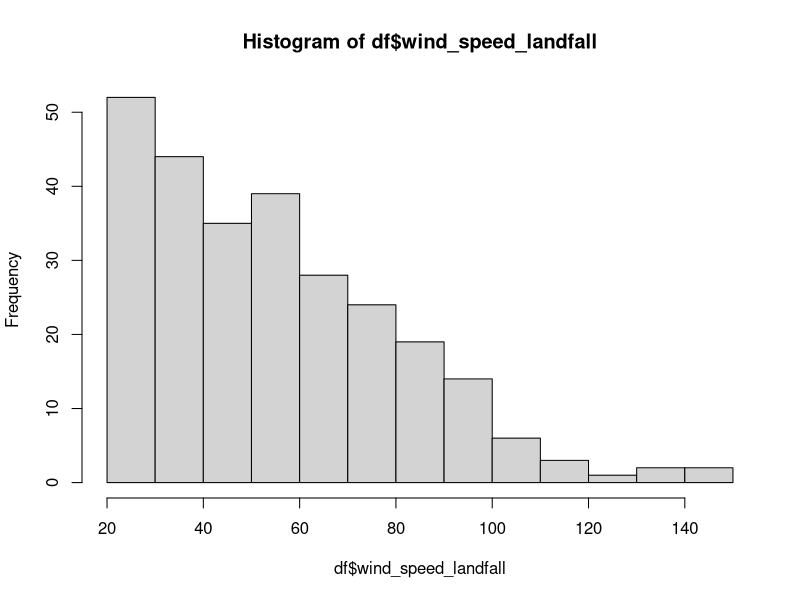
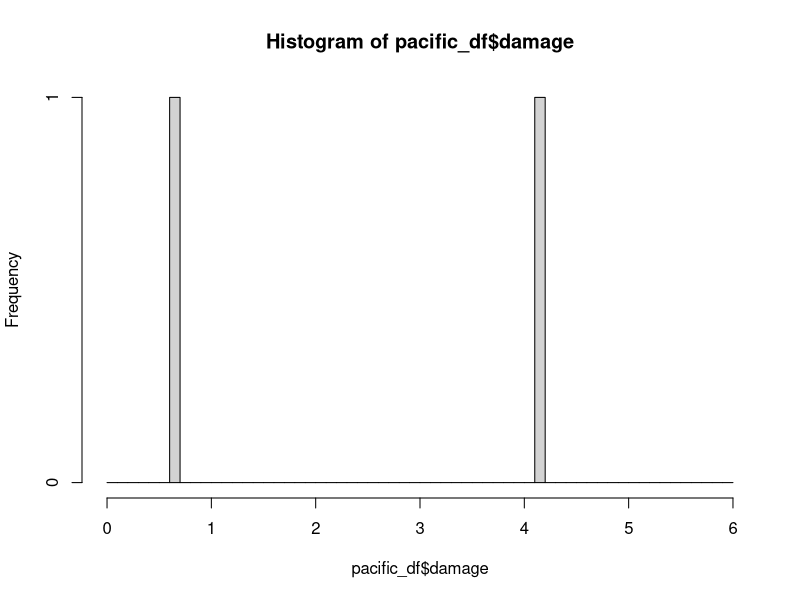
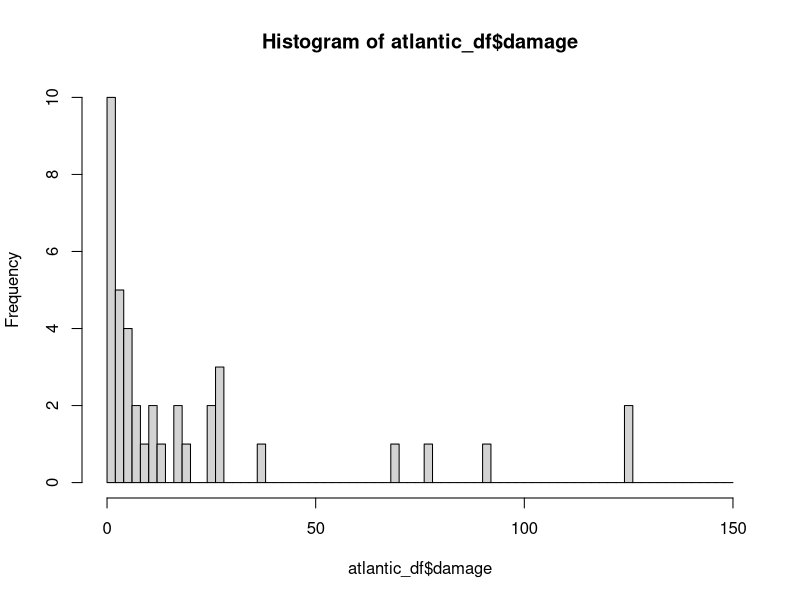
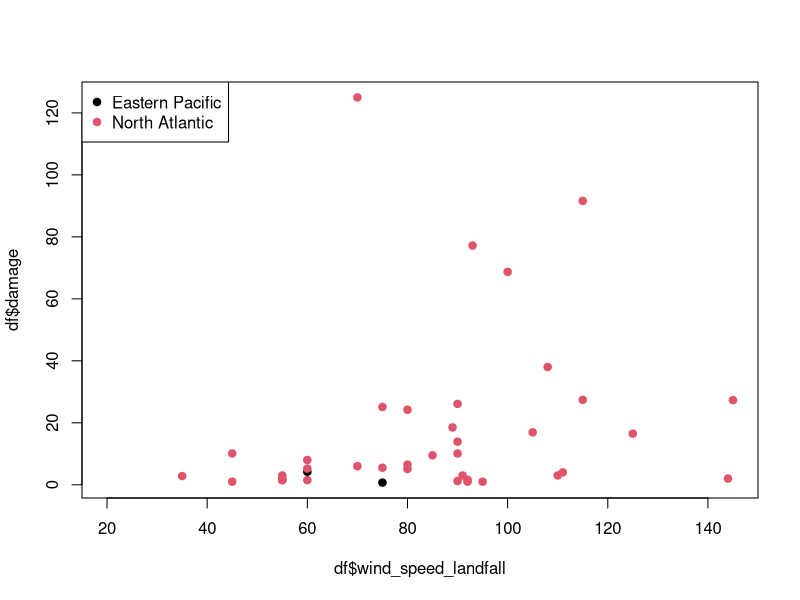

These charts were generated, in order, by the following R code: (Note: this script raises an error after producing the figures.)
## ---- chunk 1
#plot(cars)
#install.packages("dplyr")
## ---- chunk 2
library(skimr)
library(tidyverse)
#detach(package:plyr)
## ---- chunk 3
df <- read_csv("tropical_cyclones.csv")
## ---- chunk 4
head(df)
## ---- chunk 5
glimpse(df)
## ---- chunk 6
#library(plyr)
#count_per_month = count(df, 'month')
#count_per_month
## ---- chunk 7
df %>% count(month)
## ---- chunk 8
df_grouped <-  group_by(df, basin)
summary_avg_speed <- summarize(df_grouped, avg_wing_speed = mean(wind_speed_landfall))
summary_avg_speed
## ---- chunk 9
summary_sd_speed <- summarize(df_grouped, sd_wing_speed = sd(wind_speed_landfall))
summary_sd_speed
## ---- chunk 10
summary_avg_basin_hurr <- summarize(df_grouped, sum_hurricanes = sum(hurricane_landfall))
summary_avg_basin_hurr
## ---- chunk 11
avg <- mean(df$wind_speed_landfall)
std_dev <- sd(df$wind_speed_landfall)

cat('avg:', avg, 'std_dev:', std_dev)
## ---- chunk 12
hist(df$wind_speed_landfall)
## ---- chunk 13
#Base on a Normal distribution assumption
proba_34_distribution = pnorm(34, mean = avg, sd = std_dev, lower.tail = TRUE)
proba_34_distribution
## ---- chunk 14
smaller_df = df[df$wind_speed_landfall <= 34.0,]
proba_34_data = nrow(smaller_df)/nrow(df)
proba_34_data
## ---- chunk 15
avg_cost = summarize(group_by(df, basin), avg_damage = mean(damage, na.rm = TRUE), sd_damage = sd(damage, na.rm = TRUE), avg_speed = mean(wind_speed_landfall))
avg_cost
## ---- chunk 16
pacific_df = df[df$basin == 'Eastern Pacific',]
hist(pacific_df$damage,breaks = seq(0,6,0.1))
## ---- chunk 17
atlantic_df = df[df$basin == 'North Atlantic',]
hist(atlantic_df$damage, breaks = seq(0,150,2))
## ---- chunk 18
null = summarize(group_by(df, basin), missing_val = sum(is.na(damage)), number_rows = n(), ratio_missing_rows = sum(is.na(damage)/n()))
null
## ---- chunk 19
plot(df$wind_speed_landfall, df$damage,
     pch = 19,
     col = factor(df$basin))

# Legend
legend("topleft",
       legend = levels(factor(df$basin)),
       pch = 19,
       col = factor(levels(factor(df$basin))))

# plot a regression line
#abline(lm(df$damage ~ df$wind_speed_landfall ,data=atlantic_df),col='red')
#abline(lm(df$damage ~ df$wind_speed_landfall,data=pacific_df),col='black')
## ---- chunk 20
#install.packages("car")
library(car)
scatterplot(df$damage ~ df$wind_speed_landfall | df$basin, data = df, 
            smoother = FALSE, grid = FALSE, frame = FALSE)
## ---- chunk 21
df_grouped_year <-  group_by(df, year)
events <- summarize(df_grouped_year, number = n())
events
## ---- chunk 22
plot(events$year, events$number,
     pch = 19)

# Legend

# plot a regression line
abline(lm(events$number ~ events$year ,data=events),col='red')
#abline(lm(df$damage ~ df$wind_speed_landfall,data=pacific_df),col='black')
## ---- chunk 23
df_grouped_year <-  group_by(df, year)
avg_speed <- summarize(df_grouped_year, avg = mean(wind_speed_landfall))
avg_speed
## ---- chunk 24
plot(avg_speed$year, avg_speed$avg,
     pch = 19)

# Legend

# plot a regression line
abline(lm(avg_speed$avg ~ avg_speed$year ,data=avg_speed),col='red')
#abline(lm(df$damage ~ df$wind_speed_landfall,data=pacific_df),col='black')
